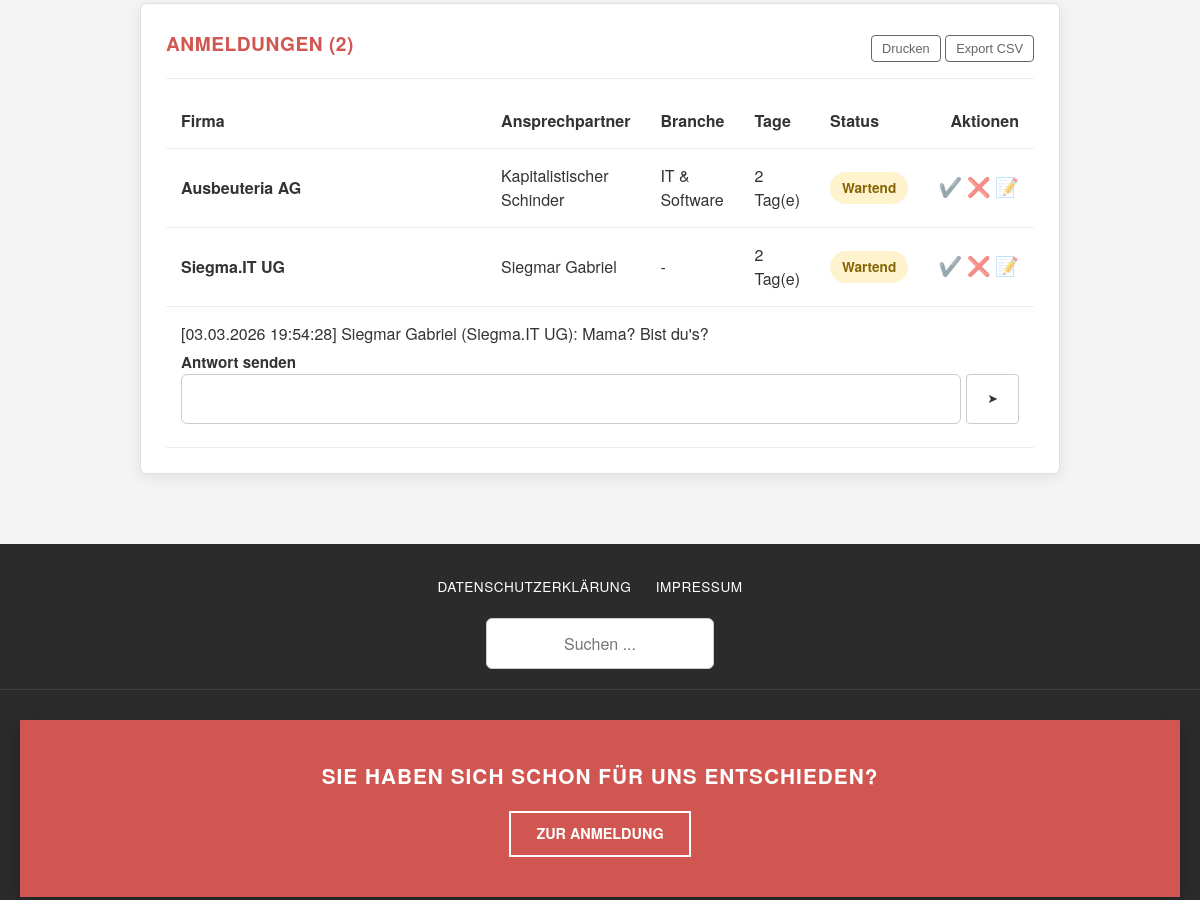
The page /dashboard (signed in, middle part) on the database as committed earlier.
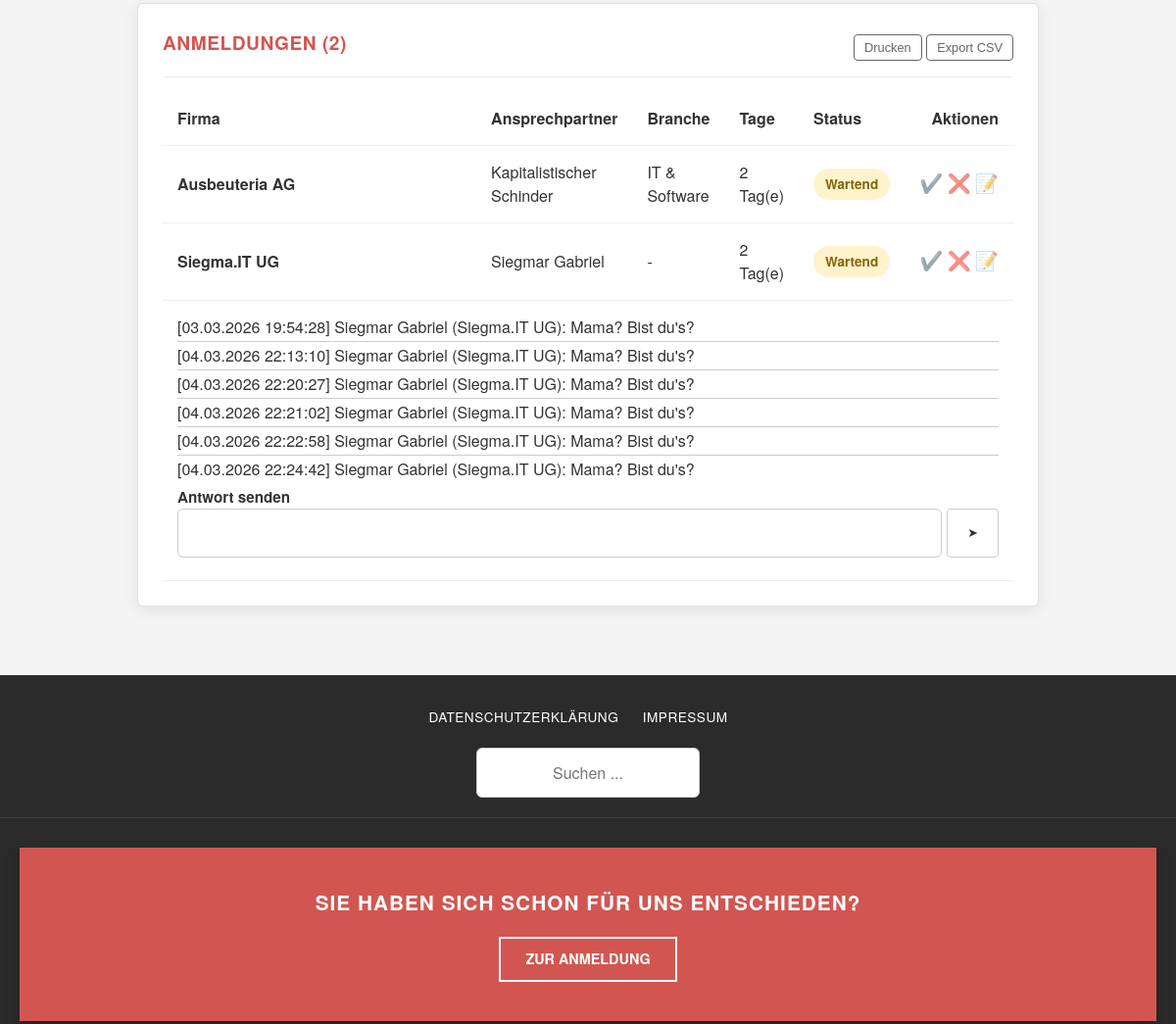
The same page on the database as committed later.
### database/models.py (models this page shows, shortened)
class Booking(Schema):
    __tablename__ = 'bookings'
    id = mapped_column(Integer, primary_key=True)
    user_id = mapped_column(Integer, ForeignKey('users.id'), nullable=False)
    event_year = mapped_column(Integer, nullable=False, default=datetime.now().year)
    first = mapped_column(Boolean, nullable=False, default=False)
    second = mapped_column(Boolean, nullable=False, default=False)
    status = mapped_column(Enum(BookingStatus), nullable=False, default=BookingStatus.pending)
    chairs_needed = mapped_column(Integer, nullable=False, default=0)
    tables_needed = mapped_column(Integer, nullable=False, default=0)
    sockets_needed = mapped_column(Integer, nullable=False, default=2)
    remarks = mapped_column(String, nullable=True)
    presentation = mapped_column(String, nullable=True)
    admin_note = mapped_column(String, nullable=True)
    user = relationship("User", back_populates="bookings")
    correspondence = relationship("Correspondence", back_populates="booking")
    UniqueConstraint('user_id', 'event_year')

class User(Schema):
    __tablename__ = 'users'
    id = mapped_column(Integer, primary_key=True)
    name = mapped_column(String, nullable=False)
    industry = mapped_column(String, nullable=True)
    contact_person = mapped_column(String, nullable=True)
    phone = mapped_column(String, nullable=True)
    email = mapped_column(String, nullable=False, unique=True)
    street = mapped_column(String, nullable=True)
    zip = mapped_column(String, nullable=True)
    city = mapped_column(String, nullable=True)
    support_association = mapped_column(Boolean, nullable=False, default=False)
    is_admin = mapped_column(Boolean, nullable=False, default=False)
    tokens = relationship("Token", back_populates="user")
    bookings = relationship("Booking", back_populates="user")

class Correspondence(Schema):
    __tablename__ = 'issues'
    id = mapped_column(Integer, primary_key=True)
    booking_id = mapped_column(Integer, ForeignKey('bookings.id'), nullable=False)
    from_admin = mapped_column(Boolean, nullable=False, default=False)
    from_user = mapped_column(Integer, ForeignKey('users.id'), nullable=False)
    timestamp = mapped_column(DateTime, nullable=False, default=datetime.now)
    message = mapped_column(String, nullable=False)
    booking = relationship("Booking", back_populates="correspondence")
    sender = relationship("User")

### app.py (the view, shortened to what this page needs)
@app.route('/marketplace')
@app.route('/dashboard')
@login_required
def dashboard():
    this_year = datetime.now().year
    if current_user.is_admin:
        template = 'admin_dashboard.html'
        bookings = get_bookings(**transform_filters(request.args), event_year=this_year)
    return render_template(template, user=current_user, bookings=bookings)

### app.py (called while the page is built)
@login_manager.user_loader
def load_user(user_id) -> Optional[Authenticated[User]]:
    try:
        user_id = int(user_id)
        user_record = db.query(User).filter_by(id=user_id).one()
        return Authenticated(user_record)
    except Exception:
        print(f'[WARN] user id not found: {user_id}')
        return None

### auth.py (called while the page is built)
    def __getattr__(self, attr):
        return getattr(self.record, attr)

### db.py (called while the page is built)
def get_bookings(**filters) -> list[Booking]:
    user_filters = {}
    if 'industry' in filters:
        user_filters['industry'] = filters.pop('industry')
    query = db.query(Booking).filter_by(**filters)
    query = query.join(Booking.user).filter_by(**user_filters)
    query = query.join(Booking.correspondence, isouter=True)
    return [decorate(booking) for booking in query.all()]

def decorate(booking: Booking) -> Booking:
    booking.duration = booking.first + booking.second
    booking.needs_response =(
            bool(len(booking.correspondence)) and not booking.correspondence[-1].from_admin)
    return booking

### templates/admin_dashboard.html (shortened to what this page needs)
{% extends "baseLayout.html" %}
{% block content %}
{% set booking_list = bookings|list %}
{% set industry_names = {
    'it': 'IT & Software',
    'finance': 'Wirtschaft & Verwaltung',
    'craft': 'Handwerk'
} %}
<div class="dashboard-container">
  <div id="bookings">
    <section class="dash-card results-card">
      <div class="header-row">
        <h3 class="card-title" style="margin-bottom:0; border:none;">Anmeldungen ({{ booking_list|length }})</h3>
        <div class="no-print">
          <button class="btn-small-outline" onclick="printElement('bookings')">Drucken</button>
          <button class="btn-small-outline" onclick="exportCSV('bookings')">Export CSV</button>
        </div>
      </div>
      <div class="table-responsive">
        <table class="admin-table">
          <thead>
            <tr>
              <th>Firma</th>
              <th>Ansprechpartner</th>
              <th>Branche</th>
              <th>Tage</th>
              <th>Status</th>
              <th class="text-right no-print">Aktionen</th>
            </tr>
          </thead>
          <tbody>
          {% for booking in booking_list %}
            <tr>
              <td data-label="Firma" class="fw-bold">{{ booking.user.name }}</td>
              <td data-label="Ansprechpartner">{{ booking.user.contact_person }}</td>
              <td data-label="Branche">
                {% if booking.user.industry %}
                  {{ industry_names.get(booking.user.industry, booking.user.industry) }}
                {% else %}
                  -
                {% endif %}
              </td>
              <td data-label="Dauer">{{ booking.duration }} Tag(e)</td>
              <td data-label="Status">
                <span class="status-badge status-{{ booking.status.name|lower }}">
                  {{ booking.status.value }}
                </span>
              </td>
              <td data-label="Aktionen" class="text-right action-cell no-print">
                <form action="/admin/booking/{{ booking.id }}/confirm" method="POST" style="display:inline;">
                  <button type="submit" class="btn-icon btn-approve" title="Anmeldung bestätigen">
                      ✔️
                  </button>
                </form>
                <form action="/admin/booking/{{ booking.id }}/reject" method="POST" style="display:inline;" onsubmit="return confirm('Möchten Sie diese Anmeldung wirklich ablehnen?');">
                  <button type="submit" class="btn-icon btn-reject" title="Anmeldung ablehnen">
                      ❌
                  </button>
                </form>
                <button onclick="showNote({{ booking.id }})" class="btn-icon btn-reject" title="Notiz anzeigen/bearbeiten">
                    📝
                </button>
              </td>
            </tr>
            {% if booking.needs_response %}
            <tr>
              <td colspan="6" aria-label="Nachrichtenverlauf">
                <div class="info-item full-width">
                  {% for message in booking.correspondence %}
                    <span class="message">[{{ message.timestamp.strftime("%d.%m.%Y %H:%M:%S") }}] {{ message.sender.contact_person }} ({{ message.sender.name }}): {{ message.message }}</span>
                  {% endfor %}
                </div>
                <form action="/admin/booking/{{ booking.id }}/respond" method="POST" style="margin-top: 5px;">
                  <label>
                    Antwort senden
                    <div style="flex-direction: row; display: flex">
                      <input type="text" name="response" />
                      <button type="submit" class="btn-small-outline btn-white-background btn-submit-message" title="Antwort abschicken">
                          ➤
                      </button>
                    </div>
                  </label>
                </form>
              </td>
            </tr>
            {% endif %}
          {% endfor %}
          </tbody>
        </table>
      </div>
    </section>
  </div>
</div>
{% endblock %}

Rows that differ between the two databases and show on the page:
added Correspondence: timestamp "04.03.2026 22:13:10", sender.contact_person "Siegmar Gabriel", sender.name "Siegma.IT UG", message "Mama? Bist du's?", shown under Booking "Siegma.IT UG"
added Correspondence: timestamp "04.03.2026 22:20:27", sender.contact_person "Siegmar Gabriel", sender.name "Siegma.IT UG", message "Mama? Bist du's?", shown under Booking "Siegma.IT UG"
added Correspondence: timestamp "04.03.2026 22:21:02", sender.contact_person "Siegmar Gabriel", sender.name "Siegma.IT UG", message "Mama? Bist du's?", shown under Booking "Siegma.IT UG"
added Correspondence: timestamp "04.03.2026 22:22:58", sender.contact_person "Siegmar Gabriel", sender.name "Siegma.IT UG", message "Mama? Bist du's?", shown under Booking "Siegma.IT UG"
added Correspondence: timestamp "04.03.2026 22:24:42", sender.contact_person "Siegmar Gabriel", sender.name "Siegma.IT UG", message "Mama? Bist du's?", shown under Booking "Siegma.IT UG"
